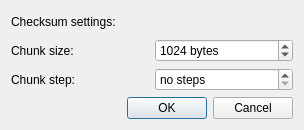
<?xml version="1.0" encoding="UTF-8"?>
<ui version="4.0">
 <class>PreferencesDialog</class>
 <widget class="QDialog" name="PreferencesDialog">
  <property name="geometry">
   <rect>
    <x>0</x>
    <y>0</y>
    <width>304</width>
    <height>130</height>
   </rect>
  </property>
  <property name="windowTitle">
   <string>Dialog</string>
  </property>
  <layout class="QGridLayout" name="gridLayout">
   <item row="0" column="0">
    <widget class="QLabel" name="label">
     <property name="text">
      <string>Checksum settings:</string>
     </property>
    </widget>
   </item>
   <item row="1" column="0">
    <widget class="QLabel" name="label_2">
     <property name="text">
      <string>Chunk size:</string>
     </property>
    </widget>
   </item>
   <item row="1" column="1">
    <widget class="QSpinBox" name="chunkSizeSpinBox">
     <property name="specialValueText">
      <string>whole file</string>
     </property>
     <property name="suffix">
      <string> bytes</string>
     </property>
     <property name="maximum">
      <number>999999999</number>
     </property>
     <property name="value">
      <number>1024</number>
     </property>
    </widget>
   </item>
   <item row="2" column="0">
    <widget class="QLabel" name="c">
     <property name="text">
      <string>Chunk step:</string>
     </property>
    </widget>
   </item>
   <item row="2" column="1">
    <widget class="QSpinBox" name="chunkStepSpinBox">
     <property name="specialValueText">
      <string>no steps</string>
     </property>
     <property name="suffix">
      <string> bytes</string>
     </property>
     <property name="maximum">
      <number>999999999</number>
     </property>
     <property name="value">
      <number>0</number>
     </property>
    </widget>
   </item>
   <item row="3" column="0" colspan="2">
    <widget class="QDialogButtonBox" name="buttonBox">
     <property name="orientation">
      <enum>Qt::Horizontal</enum>
     </property>
     <property name="standardButtons">
      <set>QDialogButtonBox::Cancel|QDialogButtonBox::Ok</set>
     </property>
    </widget>
   </item>
  </layout>
 </widget>
 <resources/>
 <connections>
  <connection>
   <sender>buttonBox</sender>
   <signal>accepted()</signal>
   <receiver>PreferencesDialog</receiver>
   <slot>accept()</slot>
   <hints>
    <hint type="sourcelabel">
     <x>248</x>
     <y>254</y>
    </hint>
    <hint type="destinationlabel">
     <x>157</x>
     <y>274</y>
    </hint>
   </hints>
  </connection>
  <connection>
   <sender>buttonBox</sender>
   <signal>rejected()</signal>
   <receiver>PreferencesDialog</receiver>
   <slot>reject()</slot>
   <hints>
    <hint type="sourcelabel">
     <x>316</x>
     <y>260</y>
    </hint>
    <hint type="destinationlabel">
     <x>286</x>
     <y>274</y>
    </hint>
   </hints>
  </connection>
 </connections>
</ui>
